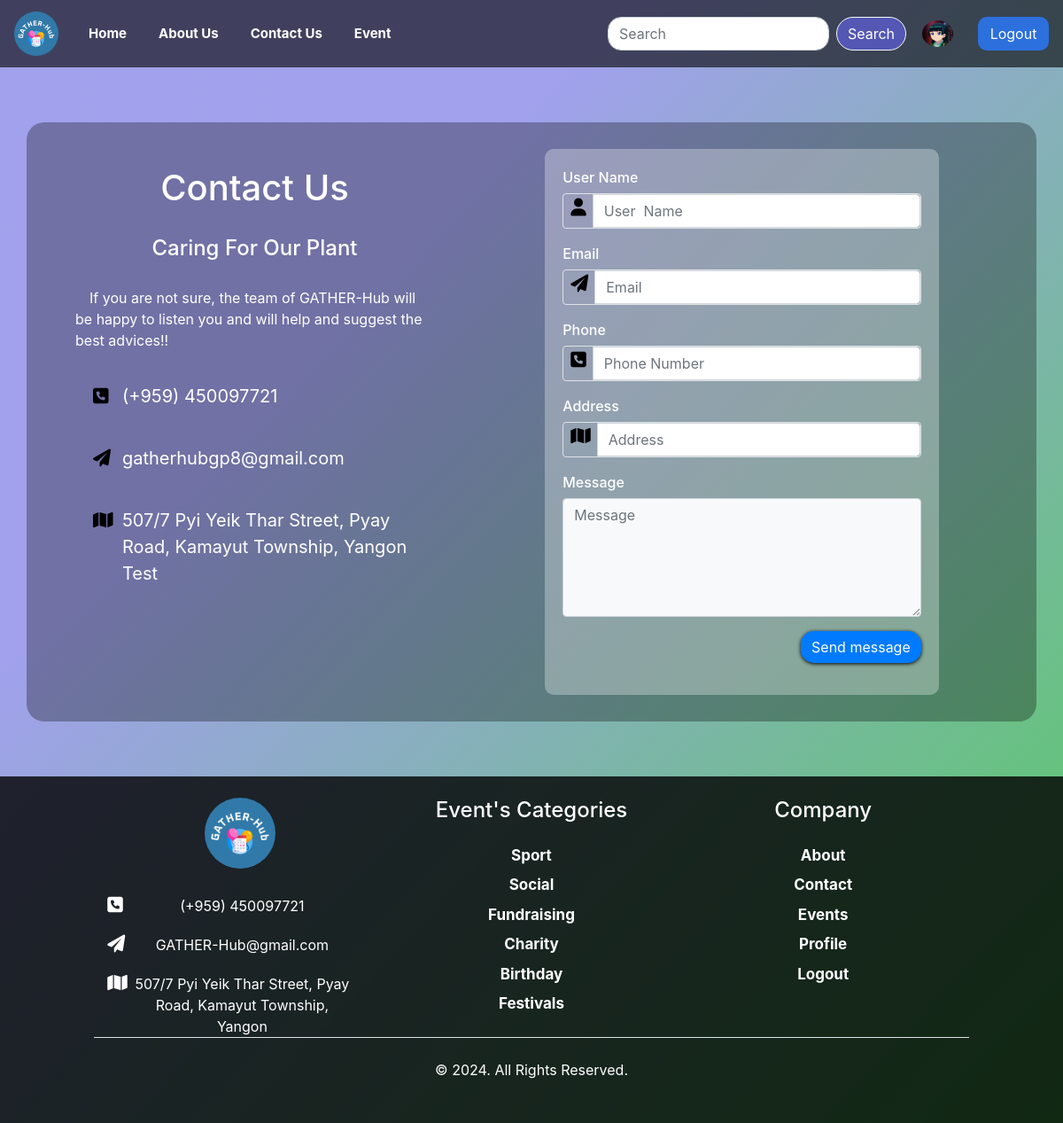
The page /ContactUs (signed in) on the database its author committed.
### tables this page shows
CREATE TABLE "contactussetting" (
	`id`	INTEGER PRIMARY KEY AUTOINCREMENT,
	`maintitle`	TEXT,
	`secondtitle`	TEXT,
	`paragraph`	TEXT,
	`phone`	TEXT,
	`email`	TEXT,
	`location`	TEXT
);

### app.py (the view, shortened to what this page needs)
@app.route('/ContactUs', methods=['GET', 'POST'])
def ContactUs():
    testid= 1
    conn1 = sqlite3.connect('event.db')
    conn1.row_factory = sqlite3.Row
    cursor1 = conn1.cursor()
    cursor1.execute("SELECT * FROM contactussetting where id=?",(testid,))
    setting = cursor1.fetchone()
    return render_template('ContactUs.html', setting = setting)

### templates/ContactUs.html (shortened to what this page needs)
{% extends "usernav.html" %}
{% block content %}
    <div class="aboutus-container">
        <div class="container tex-part">
            <div class="row">
                <div class="col-12 col-md-5">
                    <div class="about-text">
                        <div class="contact-tile">
                            <div class="cont-tit">
                                <h1>{{setting['maintitle']}}</h1>
                            </div>
                            <div class="small-tit">
                                <h4>{{setting['secondtitle']}}</h4>
                            </div>
                            <p>&emsp;{{setting['paragraph']}}</p>
                            <div class="contact-address">
                                <div class="row">
                                    <div class="col-md-1"><i class="fa fa-phone-square icon pr-3 contact-icon"></i></div>
                                    <div class="col-md-11">{{setting['phone']}}</div>
                                </div>
                              </div>
                              <div class="contact-address">
                                <div class="row">
                                    <div class="col-md-1"><i class="fa fa-paper-plane icon pr-3 contact-icon" aria-hidden="true"></i></div>
                                    <div class="col-md-11">{{setting['email']}}</div>
                              </div>
                            </div>
                              <div class="contact-address">
                                <div class="row">
                                    <div class="col-md-1">
                                        <i class="fa fa-map icon pr-3 contact-icon"></i>
                                    </div>
                                    <div class="col-md-11">
                                        {{setting['location']}}
                                    </div>
                                </div>
                            </div>
                        </div>
                    </div>
                </div>
                <div class="col-12 col-md-7 contact-form">
                    <form class="msg-form" method="POST" action="/ContactUs">
                        <div class="form-group">
                            <label for="name" class="h6">User  Name</label>
                            <div class="input-group border rounded">
                                <div class="input-group-addon px-2 pt-1">
                                    <i class="fa fa-user contact-icon"></i>
                                </div>
                                <input type="text" name="name" class="form-control" id="name" placeholder="User  Name" required>
                            </div>
                        </div>
                        <div class="form-group">
                            <label for="email" class="h6">Email</label>
                            <div class="input-group border rounded">
                                <div class="input-group-addon px-2 pt-1">
                                    <i class="fa fa-paper-plane contact-icon"></i>
                                </div>
                                <input type="email" name="email" class="form-control" id="email" placeholder="Email" required>
                            </div>
                        </div>
                        <div class="form-group">
                            <label for="phone" class="h6">Phone</label>
                            <div class="input-group border rounded">
                                <div class="input-group-addon px-2 pt-1">
                                    <i class="fa fa-phone-square contact-icon"></i>
                                </div>
                                <input type="text" name="phone" class="form-control" id="phone" placeholder="Phone Number" required>
                            </div>
                        </div>
                        <div class="form-group">
                            <label for="address" class="h6">Address</label>
                            <div class="input-group border rounded">
                                <div class="input-group-addon px-2 pt-1">
                                    <i class="fa fa-map contact-icon"></i>
                                </div>
                                <input type="text" name="address" class="form-control" id="address" placeholder="Address" required>
                            </div>
                        </div>
                        <div class="form-group">
                            <label for="msgus" class="h6">Message</label>
                            <textarea name="message" id="msgus" cols="10" rows="5" class="form-control bg-light" placeholder="Message" required></textarea>
                        </div>
                        <div class="form-group d-flex justify-content-end">
                            <input type="submit" name="Send" class="btn btn-primary text-white" value="Send message">
                        </div>
                    </form>
                </div>
            </div>
        </div>
    </div>
{% endblock %}

### static/CSS/navbar.css (style rules this page uses)
html,body { display: flex; flex-direction: column; height: 100%; overflow-x: hidden; }
.nav-body { flex: 1; height: 100%; background-repeat: no-repeat; background-position: center; background-size:cover ; background-image: linear-gradient(to bottom right, rgba(121,121,228,0.7) 30%, #55cc5f 100%); }
.aboutus-container { display: flex; justify-content: center; align-items: center; min-height: 100vh; max-height: max-content; }
.about-text { margin-top: 50px; }
.tex-part { color: white; margin-top: 40px; margin-bottom: 40px; width: 100%; height: 90%; border-radius: 20px; background-color: rgba(0, 0, 0, 0.3); }
.about-text { padding-left:40px; }
.contact-form { display: flex; justify-content: center; align-items: center; }
.cont-tit { cursor: pointer; text-align: center; font-weight: bold; margin-bottom: 30px; }
.small-tit { cursor: pointer; text-align: center; margin-bottom: 30px; }
.msg-form { margin-top: 30px; background-color:rgba(255, 255, 255, 0.3); padding: 20px; border-radius:10px; width: 70%; margin-bottom: 30px; }
.contact-address { color: white;padding: 20px; font-size: 20px; }
.contact-icon { color: black; font-size: 20px; }
.btn-primary { border-radius: 15px; border: black 1px; box-shadow: 0 1px 4px black; }

### rows shown on the page
contactussetting: maintitle "Contact Us", secondtitle "Caring For Our Plant", paragraph "If you are not sure, the team of GATHER-Hub will be happy to listen you and will help and suggest the best advices!!", phone "(+959) 450097721", email "gatherhubgp8@gmail.com", location "507/7 Pyi Yeik Thar Street, Pyay Road, Kamayut Township, Yangon Test"
